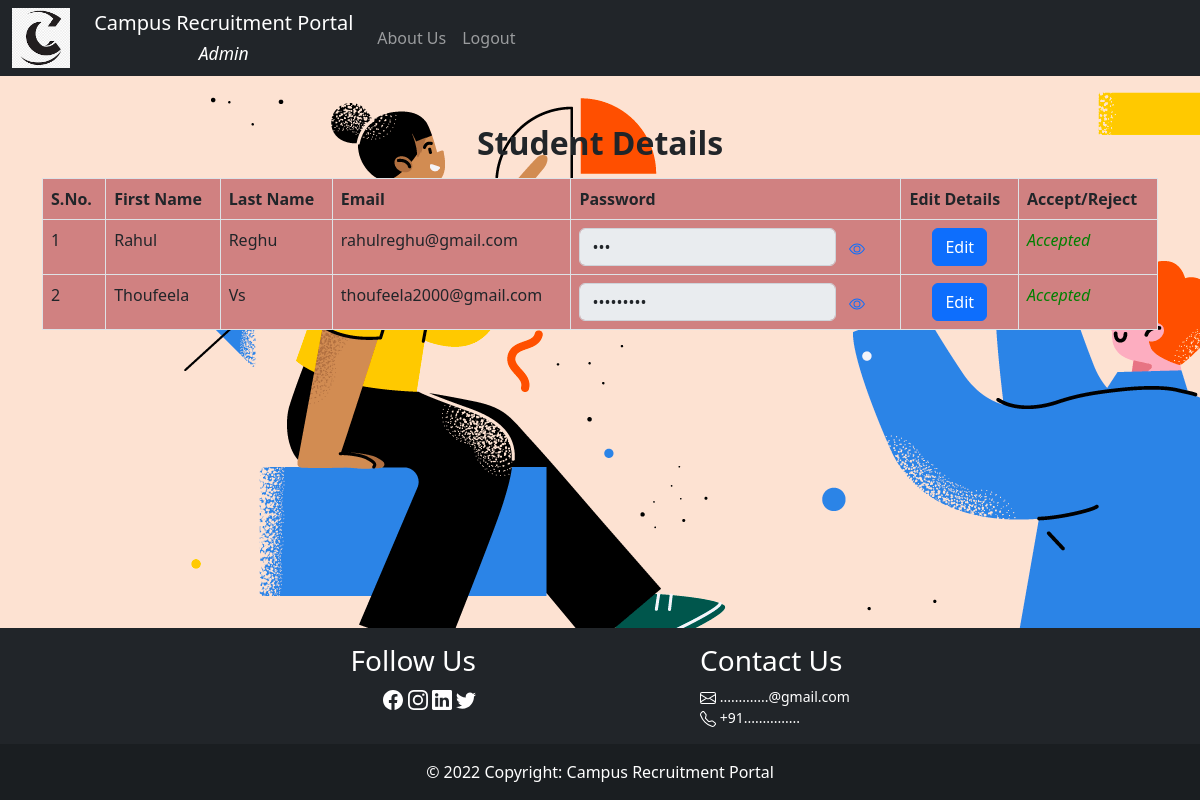
/admin/registeredstu.php (signed in), run on the app's committed database.
### tables this page shows
CREATE TABLE `student` (
  `pwd` varchar(20) NOT NULL,
  `email` varchar(255) NOT NULL,
  `fname` varchar(255) NOT NULL,
  `lname` varchar(255) NOT NULL,
  `sid` int(11) NOT NULL,
  `stat` varchar(20) DEFAULT 'pending'
);

### admin/registeredstu.php (the view, shortened to what this page needs)
<?php
  include_once $_SERVER['DOCUMENT_ROOT'] . '/campus/partials/config.php';
$sql = "SELECT `fname`, `lname`, `email` , `pwd`,`stat`,`sid` FROM `student`;";
$result = mysqli_query($conn, $sql);
if ($result)
  $rows = mysqli_fetch_all($result);
else
  $rows = null;
include_once $_SERVER['DOCUMENT_ROOT'] . '/campus/partials/_template.php';
?>
<div class="container mt-5">
  <h2 class="text-center mb-3"><strong>Student Details</strong></h2>
  <table class="table table-bordered" style="background-color:#d08181">
    <thead>
      <tr>
        <th scope="col">S.No.</th>
        <th scope="col">First Name</th>
        <th scope="col">Last Name</th>
        <th scope="col">Email</th>
        <th scope="col">Password</th>
        <th scope="col">Edit Details</th>
        <th scope="col">Accept/Reject</th>
      </tr>
    </thead>
    <tbody>
      <?php if ($rows != null) : ?>
        <?php $sno = 1;
        foreach ($rows as $row) : ?>
          <tr>
            <td><?php echo $sno++ ?></td>
            <?php for ($i = 0; $i < 3; $i++) : ?>
              <td> <?php echo $i==2?$row[$i]:ucwords($row[$i]) ?></td>
            <?php endfor ?>
            <td><input class="form-control" type="password" value="<?php echo $row[3] ?>" aria-label="readonly input example" readonly style="width:auto;;display:inline">
              <a href="javascript:void(0);" onclick="toggleEye(this)"></a>
            </td>
            <td class="text-center"><button type="button" class="btn btn-primary" data-bs-toggle="modal" data-bs-target="#editDetails" data-bs-sno="<?php echo $sno-2 ?>">
                Edit
              </button>
            </td>
            <?php if($row[4]=="pending")
            echo "<td class='text-center'>
              <button type='button' class='btn btn-success' onclick='cmpStatus(\"accepted\",$row[5])'>
                Accept
              </button>
              <button type='button' class='btn btn-danger' onclick='cmpStatus(\"rejected\",$row[5])'>
                Reject
              </button>
            </td>";
            else if($row[4]=="accepted")
            echo "<td><i><font color='green'>Accepted</font></i></td>";
            else if($row[4]=="rejected")
            echo "<td><i><font color='red'>Rejected</font></i></td>";
            ?>
          </tr>
        <?php endforeach ?>
      <?php else : ?>
        <th class="text-center" colspan="7">No Records</th>
      <?php endif ?>
    </tbody>
  </table>
</div>
<?php
include_once $_SERVER['DOCUMENT_ROOT'] . '/campus/partials/_footer.php'
?>

### data on the page
student: fname "Rahul", lname "Reghu", email "rahulreghu@gmail.com", stat "Accepted"
student: fname "Thoufeela", lname "Vs", email "thoufeela2000@gmail.com", stat "Accepted"
